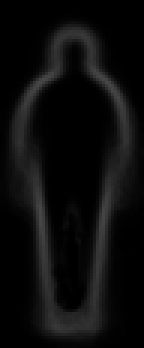
%> input picture trunk/mask.bmp, 48 x 116 px (shown 3 times larger)
$ octave --eval "calinit;"   (GNU Octave 9; MATLAB toolbox functions it lacks are replaced by stand-ins)
%> lines starting %> are read from the running program, lines starting %| are printed output that depends on the picture
### snake/snakeinterp.m
function [xi,yi] = snakeinterp(x,y,dmax,dmin)
%SNAKEINTERP  Interpolate the snake adaptively
%   [xi,yi] = snakeinterp(x,y,dmax,dmin)
%
%   dmax: the maximum distance between two snake points
%   dmin: the maximum distance between two snake points
%   d(i,i+1)>dmax, then a new point is added between i and i+1
%   d(i,i+1)<dmin, then either i or i+1 is removed
%
%   NOTE: the spacing of original curve must be close to the
%         range defined by dmax and dmin. For arbitrary spacing,
%         try snakeinterp1.
%
%   See also SNAKEINTERP1

%    there is a bug in the program for points removal

%   Chenyang Xu and Jerry L. Prince, 4/1/95, 6/17/97
%   Copyright (c) 1995-97 by Chenyang Xu and Jerry L. Prince
%   Image Analysis and Communications Lab, Johns Hopkins University

% convert to column vector
x = x(:); y = y(:);

N = length(x);

d = abs(x([2:N 1])- x(:)) + abs(y([2:N 1])- y(:));

% remove the points which distance to neighbor points is shorter than dmin
IDX = (d<dmin);

idx = find(IDX==0);
x = x(idx);
y = y(idx);

N = length(x);
d = abs(x([2:N 1])- x(:)) + abs(y([2:N 1])- y(:));

IDX = (d>dmax);

z = snakeindex(IDX);

p = 1:N+1;

xi = interp1(p,[x;x(1)],z');
yi = interp1(p,[y;y(1)],z');

N = length(xi);
d = abs(xi([2:N 1])- xi(:)) + abs(yi([2:N 1])- yi(:));

while (max(d)>dmax),

    IDX = (d>dmax);
    z = snakeindex(IDX);

    p = 1:N+1;

    xi = interp1(p,[xi;xi(1)],z');
    yi = interp1(p,[yi;yi(1)],z');

    N = length(xi);
    d = abs(xi([2:N 1])- xi(:)) + abs(yi([2:N 1])- yi(:));
end

### trunk/calinit/calinit.m
function calinit()
%CALINIT Summary of this function goes here
%   Detailed explanation goes here
clear;

yz = 30;

I = imread('../mask.bmp');
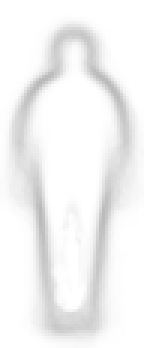
%> I: size 116x48 uint8 (shown 3 times larger); min 183, max 255, mean 242.9
[sy sx] = size(I);
%> sy = 116; sx = 48
count = 0;

for i = 1:sy
    for j = 1:sx
        if I(i,j) > yz
            count = count + 1;
            XSnake(count) = j; YSnake(count) = i;
            break;
        end
    end
end
%> after the loop, XSnake = 116 values from 1 to 1; YSnake = 116 values from 1 to 116; count = 116
for i = sy:-1:1
    for j = sx:-1:1
        if I(i,j) > yz
            count = count + 1;
            XSnake(count) = j; YSnake(count) = i;
            break;
        end
    end
end
%> after the loop, XSnake = 232 values from 1 to 48; YSnake = 232 values, max 116 at index 116, min 1 at index 1, mean 58.5; count = 232

% plot(XSnake, YSnake);

XSnake = double(XSnake');
YSnake = double(YSnake');

p = path;
path(p, '../snake');

[XSnake YSnake] = snakeinterp(XSnake,YSnake,2,0.5);
%> in snakeinterp, `x = x(:)`: x = 232 values from 1 to 48
%> in snakeinterp, `y = y(:)`: y has the same summary as YSnake in calinit
%> in snakeinterp, `N = length(x);`: N = 232
%> in snakeinterp, `d = abs(x([2:N 1])- x(:)) + abs(y([2:N 1])- y(:));`: d = 232 values, max 47 at index 116, min 1 at index 1, mean 1.4
%> in snakeinterp, `IDX = (d<dmin);`: IDX = 232 logical values, 0 true
%> in snakeinterp, `idx = find(IDX==0);`: idx = 232 values from 1 to 232
%> in snakeinterp, `IDX = (d>dmax);`: IDX = 232 logical values, 2 true
%> the run ends on the next line

save('../snake.mat', 'XSnake', 'YSnake');

disp('Calculation of init snake done!');
